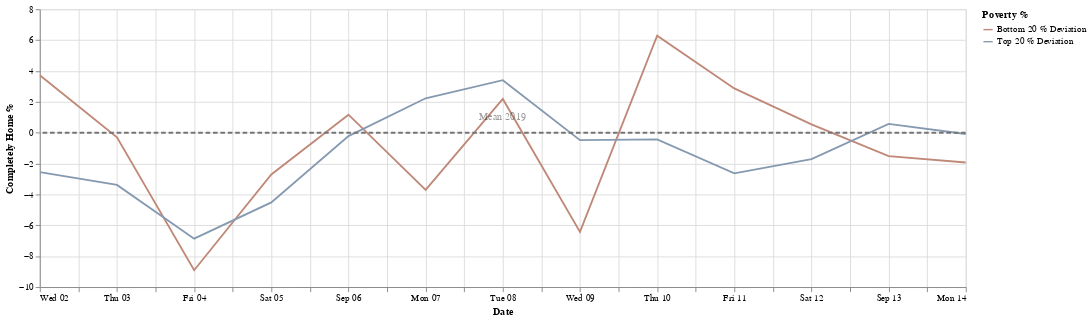

The code cell stored with this chart in its notebook:
### Markdown cell above
**September 8, 2020:** Chicago Public Schools began its fall quarter with remote learning, with families across the city reporting a range of successes and frustrations.

### Code cell
start_date = '2020-09-1'
end_date = '2020-09-14'
df4 = apply_date_filter(df,start_date,end_date)
chart = create_chart(df4)
chart

### Figure 1 — Vega-Lite specification as saved in the notebook (floating-point values rounded to 4 significant figures)
{"config": {"view": {"continuousHeight": 300, "continuousWidth": 400}, "range": {"category": {"scheme": ["#FF4500", "#a0aab4", "#4E79A7"]}}}, "layer": [{"data": {"name": "data-473268a769dfa3fc8ecf7d0dce027768"}, "mark": "line", "encoding": {"color": {"type": "nominal", "field": "Poverty %"}, "x": {"type": "temporal", "field": "date", "title": "Date"}, "y": {"type": "quantitative", "field": "completely_home_value", "title": "Completely Home %"}}, "selection": {"selector004": {"type": "interval", "bind": "scales", "encodings": ["x", "y"]}}, "transform": [{"fold": ["Bottom 20 % Deviation", "Top 20 % Deviation"], "as": ["Poverty %", "completely_home_value"]}], "width": 1000}, {"data": {"name": "data-7f3a6b86ed460c4e648f2393735a11f6"}, "mark": {"type": "rule", "color": "#757575", "size": 2, "strokeDash": [5, 3]}, "encoding": {"size": {"value": 2}, "y": {"type": "quantitative", "field": "Mean 2019"}}}, {"data": {"name": "data-d764767e7dd3b10b2c76c1355ce10ef3"}, "mark": {"type": "text", "angle": 0, "text": "Mean 2019"}, "encoding": {"opacity": {"value": 0.4}, "y": {"type": "quantitative", "field": "y"}}}], "$schema": "https://vega.github.io/schema/vega-lite/v4.8.1.json", "datasets": {"data-473268a769dfa3fc8ecf7d0dce027768": [{"date": "2020-09-12T00:00:00+00:00", "Top 20 %": 29.25, "Bottom 20 %": 31.5, "Top 20 % Deviation": -1.715, "Bottom 20 % Deviation": 0.5382}, {"date": "2020-09-11T00:00:00+00:00", "Top 20 %": 28.33, "Bottom 20 %": 33.84, "Top 20 % Deviation": -2.635, "Bottom 20 % Deviation": 2.871}, {"date": "2020-09-06T00:00:00+00:00", "Top 20 %": 30.75, "Bottom 20 %": 32.14, "Top 20 % Deviation": -0.2157, "Bottom 20 % Deviation": 1.169}, {"date": "2020-09-14T00:00:00+00:00", "Top 20 %": 30.88, "Bottom 20 %": 29.04, "Top 20 % Deviation": -0.08313, "Bottom 20 % Deviation": -1.928}, {"date": "2020-09-13T00:00:00+00:00", "Top 20 %": 31.54, "Bottom 20 %": 29.45, "Top 20 % Deviation": 0.571, "Bottom 20 % Deviation": -1.516}, {"date": "2020-09-02T00:00:00+00:00", "Top 20 %": 28.41, "Bottom 20 %": 34.69, "Top 20 % Deviation": -2.552, "Bottom 20 % Deviation": 3.72}, {"date": "2020-09-03T00:00:00+00:00", "Top 20 %": 27.59, "Bottom 20 %": 30.66, "Top 20 % Deviation": -3.381, "Bottom 20 % Deviation": -0.3028}, {"date": "2020-09-05T00:00:00+00:00", "Top 20 %": 26.45, "Bottom 20 %": 28.26, "Top 20 % Deviation": -4.514, "Bottom 20 % Deviation": -2.705}, {"date": "2020-09-09T00:00:00+00:00", "Top 20 %": 30.49, "Bottom 20 %": 24.54, "Top 20 % Deviation": -0.4787, "Bottom 20 % Deviation": -6.423}, {"date": "2020-09-04T00:00:00+00:00", "Top 20 %": 24.1, "Bottom 20 %": 22.06, "Top 20 % Deviation": -6.865, "Bottom 20 % Deviation": -8.908}, {"date": "2020-09-07T00:00:00+00:00", "Top 20 %": 33.2, "Bottom 20 %": 27.27, "Top 20 % Deviation": 2.232, "Bottom 20 % Deviation": -3.698}, {"date": "2020-09-10T00:00:00+00:00", "Top 20 %": 30.54, "Bottom 20 %": 37.25, "Top 20 % Deviation": -0.4289, "Bottom 20 % Deviation": 6.284}, {"date": "2020-09-08T00:00:00+00:00", "Top 20 %": 34.37, "Bottom 20 %": 33.15, "Top 20 % Deviation": 3.404, "Bottom 20 % Deviation": 2.189}], "data-7f3a6b86ed460c4e648f2393735a11f6": [{"Mean 2019": 0}], "data-d764767e7dd3b10b2c76c1355ce10ef3": [{"y": 1}]}}
